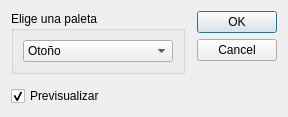
<?xml version="1.0" encoding="UTF-8"?>
<ui version="4.0">
 <class>ColorFalso</class>
 <widget class="QDialog" name="ColorFalso">
  <property name="windowModality">
   <enum>Qt::WindowModality::WindowModal</enum>
  </property>
  <property name="geometry">
   <rect>
    <x>0</x>
    <y>0</y>
    <width>275</width>
    <height>108</height>
   </rect>
  </property>
  <property name="windowTitle">
   <string>Aplicar mapa de color</string>
  </property>
  <layout class="QGridLayout" name="gridLayout">
   <property name="spacing">
    <number>12</number>
   </property>
   <item row="0" column="0">
    <widget class="QGroupBox" name="groupBox">
     <property name="title">
      <string>Elige una paleta</string>
     </property>
     <layout class="QVBoxLayout" name="verticalLayout">
      <item>
       <widget class="QComboBox" name="comboBox">
        <property name="minimumSize">
         <size>
          <width>150</width>
          <height>0</height>
         </size>
        </property>
        <item>
         <property name="text">
          <string>Otoño</string>
         </property>
         <property name="icon">
          <iconset resource="recursos.qrc">
           <normaloff>:/imagenes/colorscale/colorscale_autumn.jpg</normaloff>:/imagenes/colorscale/colorscale_autumn.jpg</iconset>
         </property>
        </item>
        <item>
         <property name="text">
          <string>Hueso</string>
         </property>
         <property name="icon">
          <iconset resource="recursos.qrc">
           <normaloff>:/imagenes/colorscale/colorscale_bone.jpg</normaloff>:/imagenes/colorscale/colorscale_bone.jpg</iconset>
         </property>
        </item>
        <item>
         <property name="text">
          <string>Jet</string>
         </property>
         <property name="icon">
          <iconset resource="recursos.qrc">
           <normaloff>:/imagenes/colorscale/colorscale_jet.jpg</normaloff>:/imagenes/colorscale/colorscale_jet.jpg</iconset>
         </property>
        </item>
        <item>
         <property name="text">
          <string>Invierno</string>
         </property>
         <property name="icon">
          <iconset resource="recursos.qrc">
           <normaloff>:/imagenes/colorscale/colorscale_winter.jpg</normaloff>:/imagenes/colorscale/colorscale_winter.jpg</iconset>
         </property>
        </item>
        <item>
         <property name="text">
          <string>Arcoíris</string>
         </property>
         <property name="icon">
          <iconset resource="recursos.qrc">
           <normaloff>:/imagenes/colorscale/colorscale_rainbow.jpg</normaloff>:/imagenes/colorscale/colorscale_rainbow.jpg</iconset>
         </property>
        </item>
        <item>
         <property name="text">
          <string>Océano</string>
         </property>
         <property name="icon">
          <iconset resource="recursos.qrc">
           <normaloff>:/imagenes/colorscale/colorscale_ocean.jpg</normaloff>:/imagenes/colorscale/colorscale_ocean.jpg</iconset>
         </property>
        </item>
        <item>
         <property name="text">
          <string>Verano</string>
         </property>
         <property name="icon">
          <iconset resource="recursos.qrc">
           <normaloff>:/imagenes/colorscale/colorscale_summer.jpg</normaloff>:/imagenes/colorscale/colorscale_summer.jpg</iconset>
         </property>
        </item>
        <item>
         <property name="text">
          <string>Primavera</string>
         </property>
         <property name="icon">
          <iconset resource="recursos.qrc">
           <normaloff>:/imagenes/colorscale/colorscale_spring.jpg</normaloff>:/imagenes/colorscale/colorscale_spring.jpg</iconset>
         </property>
        </item>
        <item>
         <property name="text">
          <string>Frío</string>
         </property>
         <property name="icon">
          <iconset resource="recursos.qrc">
           <normaloff>:/imagenes/colorscale/colorscale_cool.jpg</normaloff>:/imagenes/colorscale/colorscale_cool.jpg</iconset>
         </property>
        </item>
        <item>
         <property name="text">
          <string>HSV</string>
         </property>
         <property name="icon">
          <iconset resource="recursos.qrc">
           <normaloff>:/imagenes/colorscale/colorscale_hsv.jpg</normaloff>:/imagenes/colorscale/colorscale_hsv.jpg</iconset>
         </property>
        </item>
        <item>
         <property name="text">
          <string>Rosa</string>
         </property>
         <property name="icon">
          <iconset resource="recursos.qrc">
           <normaloff>:/imagenes/colorscale/colorscale_pink.jpg</normaloff>:/imagenes/colorscale/colorscale_pink.jpg</iconset>
         </property>
        </item>
        <item>
         <property name="text">
          <string>Hot</string>
         </property>
         <property name="icon">
          <iconset resource="recursos.qrc">
           <normaloff>:/imagenes/colorscale/colorscale_hot.jpg</normaloff>:/imagenes/colorscale/colorscale_hot.jpg</iconset>
         </property>
        </item>
        <item>
         <property name="text">
          <string>Parula</string>
         </property>
         <property name="icon">
          <iconset resource="recursos.qrc">
           <normaloff>:/imagenes/colorscale/colorscale_parula.jpg</normaloff>:/imagenes/colorscale/colorscale_parula.jpg</iconset>
         </property>
        </item>
        <item>
         <property name="text">
          <string>Magma</string>
         </property>
         <property name="icon">
          <iconset resource="recursos.qrc">
           <normaloff>:/imagenes/colorscale/colorscale_magma.jpg</normaloff>:/imagenes/colorscale/colorscale_magma.jpg</iconset>
         </property>
        </item>
        <item>
         <property name="text">
          <string>Inferno</string>
         </property>
         <property name="icon">
          <iconset resource="recursos.qrc">
           <normaloff>:/imagenes/colorscale/colorscale_inferno.jpg</normaloff>:/imagenes/colorscale/colorscale_inferno.jpg</iconset>
         </property>
        </item>
        <item>
         <property name="text">
          <string>Plasma</string>
         </property>
         <property name="icon">
          <iconset resource="recursos.qrc">
           <normaloff>:/imagenes/colorscale/colorscale_plasma.jpg</normaloff>:/imagenes/colorscale/colorscale_plasma.jpg</iconset>
         </property>
        </item>
        <item>
         <property name="text">
          <string>Viridis</string>
         </property>
         <property name="icon">
          <iconset resource="recursos.qrc">
           <normaloff>:/imagenes/colorscale/colorscale_viridis.jpg</normaloff>:/imagenes/colorscale/colorscale_viridis.jpg</iconset>
         </property>
        </item>
        <item>
         <property name="text">
          <string>Cividis</string>
         </property>
         <property name="icon">
          <iconset resource="recursos.qrc">
           <normaloff>:/imagenes/colorscale/colorscale_cividis.jpg</normaloff>:/imagenes/colorscale/colorscale_cividis.jpg</iconset>
         </property>
        </item>
        <item>
         <property name="text">
          <string>Twilight</string>
         </property>
         <property name="icon">
          <iconset resource="recursos.qrc">
           <normaloff>:/imagenes/colorscale/colorscale_twilight.jpg</normaloff>:/imagenes/colorscale/colorscale_twilight.jpg</iconset>
         </property>
        </item>
        <item>
         <property name="text">
          <string>Twilight desplazado</string>
         </property>
         <property name="icon">
          <iconset resource="recursos.qrc">
           <normaloff>:/imagenes/colorscale/colorscale_twilight_shifted.jpg</normaloff>:/imagenes/colorscale/colorscale_twilight_shifted.jpg</iconset>
         </property>
        </item>
        <item>
         <property name="text">
          <string>Turbo</string>
         </property>
         <property name="icon">
          <iconset resource="recursos.qrc">
           <normaloff>:/imagenes/colorscale/colorscale_turbo.jpg</normaloff>:/imagenes/colorscale/colorscale_turbo.jpg</iconset>
         </property>
        </item>
        <item>
         <property name="text">
          <string>Verde profundo</string>
         </property>
         <property name="icon">
          <iconset resource="recursos.qrc">
           <normaloff>:/imagenes/colorscale/colorscale_deepgreen.jpg</normaloff>:/imagenes/colorscale/colorscale_deepgreen.jpg</iconset>
         </property>
        </item>
       </widget>
      </item>
     </layout>
    </widget>
   </item>
   <item row="0" column="1">
    <widget class="QDialogButtonBox" name="buttonBox">
     <property name="orientation">
      <enum>Qt::Orientation::Vertical</enum>
     </property>
     <property name="standardButtons">
      <set>QDialogButtonBox::StandardButton::Cancel|QDialogButtonBox::StandardButton::Ok</set>
     </property>
    </widget>
   </item>
   <item row="1" column="0">
    <widget class="QCheckBox" name="checkBox">
     <property name="text">
      <string>Previsualizar</string>
     </property>
     <property name="checked">
      <bool>true</bool>
     </property>
    </widget>
   </item>
  </layout>
 </widget>
 <resources>
  <include location="recursos.qrc"/>
 </resources>
 <connections>
  <connection>
   <sender>buttonBox</sender>
   <signal>accepted()</signal>
   <receiver>ColorFalso</receiver>
   <slot>accept()</slot>
   <hints>
    <hint type="sourcelabel">
     <x>248</x>
     <y>254</y>
    </hint>
    <hint type="destinationlabel">
     <x>157</x>
     <y>274</y>
    </hint>
   </hints>
  </connection>
  <connection>
   <sender>buttonBox</sender>
   <signal>rejected()</signal>
   <receiver>ColorFalso</receiver>
   <slot>reject()</slot>
   <hints>
    <hint type="sourcelabel">
     <x>316</x>
     <y>260</y>
    </hint>
    <hint type="destinationlabel">
     <x>286</x>
     <y>274</y>
    </hint>
   </hints>
  </connection>
 </connections>
</ui>
